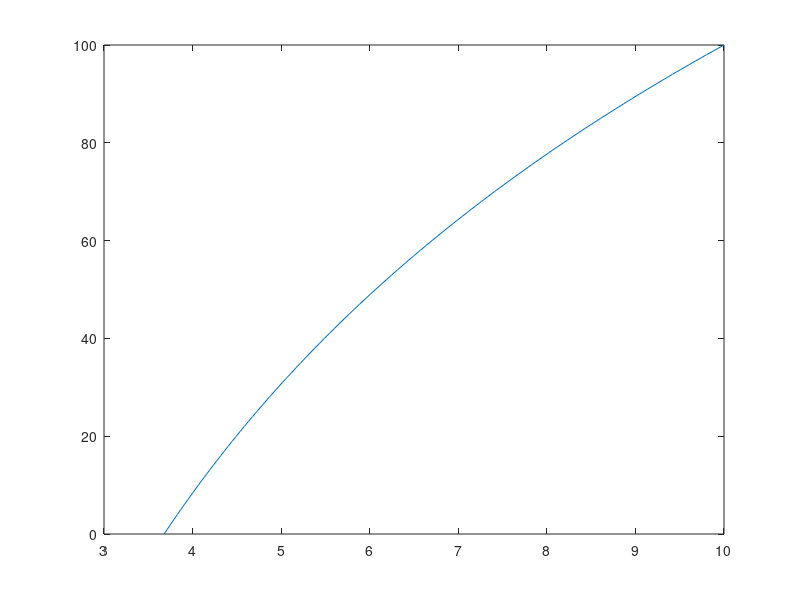

Write MATLAB code to recreate this figure.
%% Introduction
% This is a script for 2D wind flow using CA
% Modeling variables and parameters
%
% C(i,j) Cellular automata index
% ALT(i,j)  Altitude (Currently 0 1)
% Type(i,j)  Wind type. Riptide, NOrmal, Double, Triple
% Type_r(i,j)  Wind type received from neighborhood
% Speed(i,j)   Discreated wind velocity: Level 0,1,2,3
% Speed_r(i,j)  Wind speed received from neighboring
% alpha(i,j) index of wind flow (seperation numbers)
%
% Wind direction E-N-W-S : 1-2-3-4
% Defination of Obst/Topography ALT=0,1 in 2D

%% Domain defination
IX=100;
IY=100;
ALT=zeros(IX,IY);
ALT(60:80,40:60)=ones(21,21);
TYPE={'Riptide','Normal','Double','Triple'};
Type_r=cell(IX,IY);
New_Type=cell(IX,IY);
SPL=[0,1,2,3];  %Speed level with actual wind value
New_Speed=zeros(IX,IY);
% Example of vertical wind profile
U0=10; % m/s at 100 m
H=100;
z=0:100;
uz=U0*exp((z-H)/H);
plot(uz,z);

% Initial values
alpha=ones(IX,IY);
Ps=0;
Speed=SPL(2)*ones(IX,IY);
Speed_r=zeros(IX,IY);

% Defining alpha
for i=2:IX-1
    for j=2:IY-1
        
        if ALT(i,j+1)>=ALT(i,j) && ALT(i,j-1)>=ALT(i,j)
            alpha(i,j)=1;
        elseif ALT(i,j+1)>=ALT(i,j) || ALT(i,j-1)>=ALT(i,j)
            alpha(i,j)=2;
        elseif ALT(i,j+1)<ALT(i,j) && ALT(i,j-1)<ALT(i,j)
            alpha(i,j)=3;
        end
    end
end

%% Start loop
dt=0.1;
T=0.5;
t=0;
k=0;
while t<T
    k=k+1;
    t=t+dt;

for i=2:IX-1
    for j=2:IY-1
        
        % Exchanging wind between cells
        % East
        if ALT(i+1,j)>=ALT(i,j)
            Type_r{i,j}=TYPE{2};
            Speed_r(i+1,j)=Speed(i,j)/alpha(i,j);
        else
            Type_r{i+1,j}=TYPE{1};
            Speed_r(i+1,j)=Ps;
        end
        % North
        if ALT(i,j+1)>=ALT(i,j)
            Type_r{i,j+1}=TYPE{2};
            Speed_r(i,j+1)=Speed(i,j)/alpha(i,j);
        else
            Type_r{i,j+1}=TYPE{1};
            Speed_r(i,j+1)=Ps;
        end
        % South
        if ALT(i,j-1)>=ALT(i,j)
            Type_r{i,j-1}=TYPE{2};
            Speed_r(i,j-1)=Speed(i,j)/alpha(i,j);
        else
            Type_r{i,j-1}=TYPE{1};
            Speed_r(i,j-1)=Ps;
        end
        % West
        if ALT(i-1,j)>=ALT(i,j)
            Type_r{i-1,j}=TYPE{2};
            Speed_r(i-1,j)=Speed(i,j)/alpha(i,j);
        else
            Type_r{i-1,j}=TYPE{1};
            Speed_r(i-1,j)=Ps;
        end
        
        % Own cell speed
        New_Type{i,j}=TYPE{alpha(i,j)+1};
        New_Speed(i,j)=Speed_r(i+1,j)/alpha(i+1,j)+Speed_r(i,j+1)/alpha(i,j+1)+Speed_r(i,j-1)/alpha(i,j-1);
        
        % Renew values
        
    end
end
Type=New_Type;
Speed=New_Speed;
end

